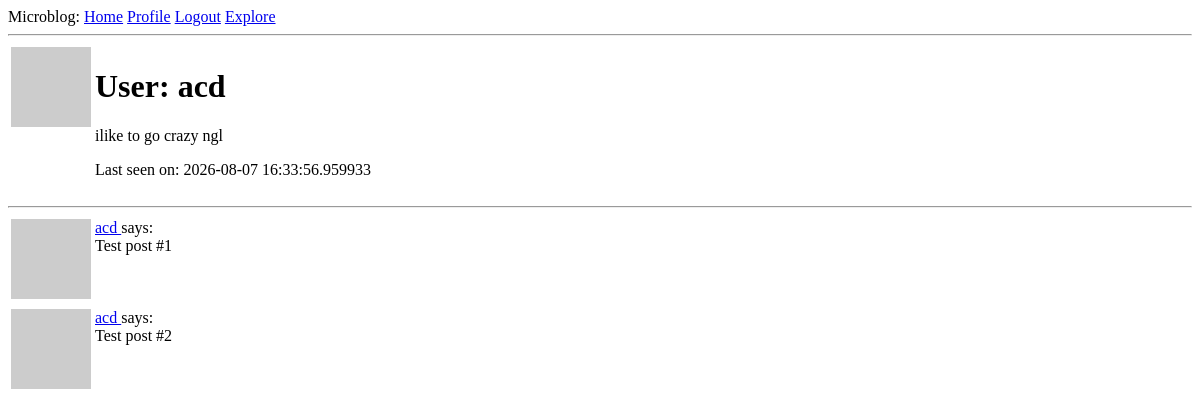
Before: /user/acd (signed in) with the older database file.
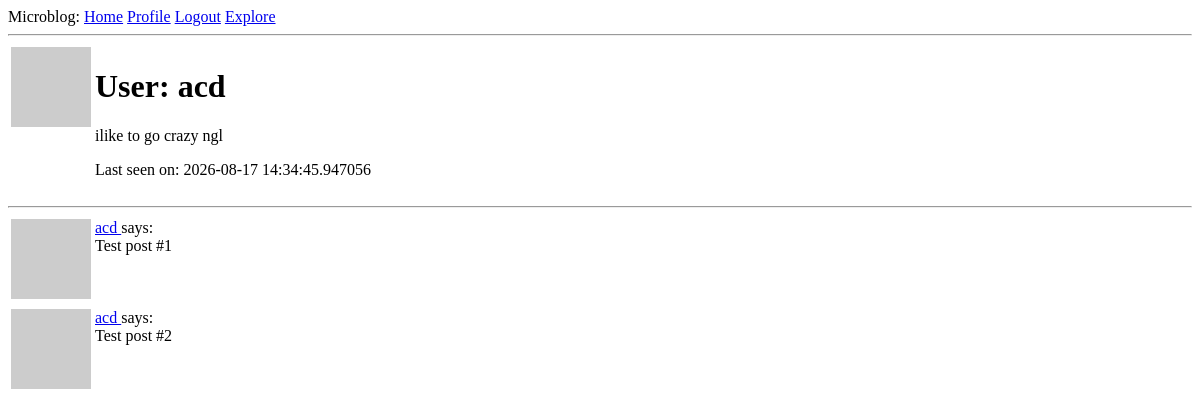
After: the same page with the newer database file.
### app/models.py (models this page shows, shortened)
class User(UserMixin,db.Model):
    id: so.Mapped[int] = so.mapped_column(primary_key=True)
    username: so.Mapped[str] = so.mapped_column (sa.String(64), index=True,
    unique = True)
    email: so.Mapped[str] = so.mapped_column (sa.String(120), index=True,
    unique = True)
    password_hash: so.Mapped[Optional[str]] = so.mapped_column (sa.String(250))
    posts: so.WriteOnlyMapped['Post'] = so.relationship(back_populates='author')
    def avatar(self, size):
        digest = md5(self.email.lower().encode('utf-8')).hexdigest()
        return f'http://www.gravatar.com/avatar/{digest}?d=identicon&s={size}'
    about_me: so.Mapped[Optional[str]] = so.mapped_column(sa.String(140))
    last_seen: so.Mapped[Optional[datetime]] = so.mapped_column(default=lambda: datetime.now(timezone.utc))
    following: so.WriteOnlyMapped['User'] = so.relationship(
        secondary=followers, primaryjoin=(followers.c.follower_id == id),
        secondaryjoin=(followers.c.followed_id == id),
        back_populates='followers')
    followers: so.WriteOnlyMapped['User'] = so.relationship(
        secondary=followers, primaryjoin=(followers.c.followed_id == id),
        secondaryjoin=(followers.c.follower_id == id),
        back_populates='following')

### app/routes.py (the view)
@app.route('/user/<username>') #<> dynamic component added into the decorator so the URL accepts any text in its place
@login_required
def user(username):
    user = db.first_or_404(sa.select(User).where(User.username == username)) #db.first_or_404 is a version of scalar(s)
    posts = [
        {'author': user, 'body': 'Test post #1'},
        {'author': user, 'body': 'Test post #2'}
    ]
    return render_template('user.html', user=user, posts=posts)

### app/models.py (called while the page is built)
@login.user_loader
def load_user(id):
    return db.session.get(User, int(id))

### app/routes.py (called while the page is built)
@app.before_request
def before_request():
    if current_user.is_authenticated:
        current_user.last_seen = datetime.now(timezone.utc)
        db.session.commit()

### app/templates/user.html (shortened to what this page needs)
{% extends "base.html" %}
{% block content %}
    <table>
        <tr valign="top">
            <td><img src="{{ user.avatar(128) }}"></td>
            <td>
                <h1>User: {{ user.username }}</h1>
                {% if user.about_me %}<p>{{ user.about_me }}</p>{% endif %}
                {% if user.last_seen %}<p>Last seen on: {{ user.last_seen }}</p>{% endif %}
            </td>
        </tr>
    </table>
    <hr>
    {% for post in posts %}
          {% include '_post.html' %}
    {% endfor %}
{% endblock %}

### app/templates/_post.html
<table>
    <tr valign="top">
        <td> <img src="{{ post.author.avatar(36) }}"></td>
        <td>
            <a href="{{ url_for('user', username=post.author.username) }}">
               {{ post.author.username }}
            </a>
            says:<br>{{ post.body }}
        </td>
    </tr>
</table>

Changed rows visible on the page:
changed User "acd": last_seen "2026-08-07 16:33:56.959933" → "2026-08-17 14:34:45.947056"
